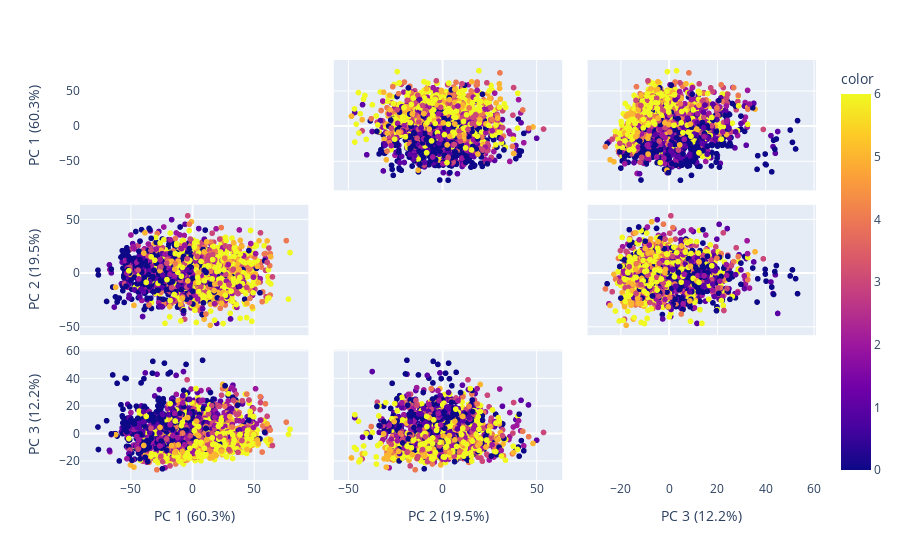

Here is the notebook cell this chart was saved with:
### Markdown cell above
- Cette fois-ci, observons les points de notre dataset à l'aide d'une ACP ( analyse des composantes principales qui nous permet d'avoir le meileure point de vue graphiquement)

### Code cell
pca = PCA()
components = pca.fit_transform(X)
labels = {
    str(i): f"PC {i+1} ({var:.1f}%)"
    for i, var in enumerate(pca.explained_variance_ratio_ * 100)
}

fig = px.scatter_matrix(
    components,
    labels=labels,
    dimensions=range(3),
    color=X["cannabis"]
)
fig.update_traces(diagonal_visible=False)
fig.show()

### Figure 1 — Plotly figure (JSON) as saved in the notebook; plotly's stock layout.template omitted (floating-point values rounded to 4 significant figures; data arrays with more than 128 entries replaced by an {"elided": "..."} marker saying what was removed)
{"data": [{"diagonal": {"visible": false}, "dimensions": [{"axis": {"matches": true}, "label": "PC 1 (60.3%)", "values": {"elided": "1869 float values"}}, {"axis": {"matches": true}, "label": "PC 2 (19.5%)", "values": {"elided": "1869 float values"}}, {"axis": {"matches": true}, "label": "PC 3 (12.2%)", "values": {"elided": "1869 float values"}}], "hovertemplate": "%{xaxis.title.text}=%{x}<br>%{yaxis.title.text}=%{y}<br>color=%{marker.color}<extra></extra>", "legendgroup": "", "marker": {"color": {"elided": "1869 int values"}, "coloraxis": "coloraxis", "symbol": "circle"}, "name": "", "showlegend": false, "type": "splom"}], "layout": {"coloraxis": {"colorbar": {"title": {"text": "color"}}, "colorscale": [[0, "#0d0887"], [0.1111, "#46039f"], [0.2222, "#7201a8"], [0.3333, "#9c179e"], [0.4444, "#bd3786"], [0.5556, "#d8576b"], [0.6667, "#ed7953"], [0.7778, "#fb9f3a"], [0.8889, "#fdca26"], [1, "#f0f921"]]}, "dragmode": "select", "legend": {"tracegroupgap": 0}, "margin": {"t": 60}}}
